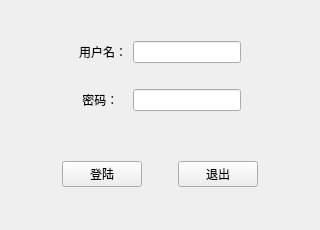
<?xml version="1.0" encoding="UTF-8"?>
<ui version="4.0">
 <class>Widget</class>
 <widget class="QWidget" name="Widget">
  <property name="geometry">
   <rect>
    <x>0</x>
    <y>0</y>
    <width>320</width>
    <height>230</height>
   </rect>
  </property>
  <property name="minimumSize">
   <size>
    <width>320</width>
    <height>230</height>
   </size>
  </property>
  <property name="maximumSize">
   <size>
    <width>320</width>
    <height>230</height>
   </size>
  </property>
  <property name="windowTitle">
   <string>登陆窗口</string>
  </property>
  <layout class="QVBoxLayout" name="verticalLayout_2">
   <property name="leftMargin">
    <number>10</number>
   </property>
   <property name="topMargin">
    <number>30</number>
   </property>
   <property name="rightMargin">
    <number>10</number>
   </property>
   <property name="bottomMargin">
    <number>10</number>
   </property>
   <item>
    <widget class="QWidget" name="widget" native="true">
     <property name="sizePolicy">
      <sizepolicy hsizetype="Preferred" vsizetype="Preferred">
       <horstretch>0</horstretch>
       <verstretch>0</verstretch>
      </sizepolicy>
     </property>
     <layout class="QGridLayout" name="gridLayout">
      <item row="4" column="2">
       <widget class="QLineEdit" name="lineEdit"/>
      </item>
      <item row="4" column="1">
       <widget class="QLabel" name="label_2">
        <property name="text">
         <string> 密码：</string>
        </property>
       </widget>
      </item>
      <item row="2" column="3">
       <spacer name="horizontalSpacer_5">
        <property name="orientation">
         <enum>Qt::Horizontal</enum>
        </property>
        <property name="sizeHint" stdset="0">
         <size>
          <width>40</width>
          <height>20</height>
         </size>
        </property>
       </spacer>
      </item>
      <item row="2" column="0">
       <spacer name="horizontalSpacer_4">
        <property name="orientation">
         <enum>Qt::Horizontal</enum>
        </property>
        <property name="sizeHint" stdset="0">
         <size>
          <width>40</width>
          <height>20</height>
         </size>
        </property>
       </spacer>
      </item>
      <item row="2" column="1">
       <widget class="QLabel" name="label">
        <property name="text">
         <string>用户名：</string>
        </property>
       </widget>
      </item>
      <item row="3" column="1">
       <spacer name="verticalSpacer">
        <property name="orientation">
         <enum>Qt::Vertical</enum>
        </property>
        <property name="sizeType">
         <enum>QSizePolicy::Fixed</enum>
        </property>
        <property name="sizeHint" stdset="0">
         <size>
          <width>20</width>
          <height>20</height>
         </size>
        </property>
       </spacer>
      </item>
      <item row="2" column="2">
       <widget class="QLineEdit" name="lineEdit_2"/>
      </item>
     </layout>
    </widget>
   </item>
   <item>
    <widget class="QWidget" name="widget_3" native="true">
     <layout class="QHBoxLayout" name="horizontalLayout_5">
      <item>
       <spacer name="horizontalSpacer">
        <property name="orientation">
         <enum>Qt::Horizontal</enum>
        </property>
        <property name="sizeHint" stdset="0">
         <size>
          <width>40</width>
          <height>20</height>
         </size>
        </property>
       </spacer>
      </item>
      <item>
       <widget class="QPushButton" name="pushButton">
        <property name="text">
         <string>登陆</string>
        </property>
       </widget>
      </item>
      <item>
       <spacer name="horizontalSpacer_3">
        <property name="orientation">
         <enum>Qt::Horizontal</enum>
        </property>
        <property name="sizeType">
         <enum>QSizePolicy::Fixed</enum>
        </property>
        <property name="sizeHint" stdset="0">
         <size>
          <width>30</width>
          <height>20</height>
         </size>
        </property>
       </spacer>
      </item>
      <item>
       <widget class="QPushButton" name="pushButton_2">
        <property name="text">
         <string>退出</string>
        </property>
       </widget>
      </item>
      <item>
       <spacer name="horizontalSpacer_2">
        <property name="orientation">
         <enum>Qt::Horizontal</enum>
        </property>
        <property name="sizeHint" stdset="0">
         <size>
          <width>40</width>
          <height>20</height>
         </size>
        </property>
       </spacer>
      </item>
     </layout>
    </widget>
   </item>
  </layout>
 </widget>
 <layoutdefault spacing="6" margin="11"/>
 <resources/>
 <connections/>
</ui>
